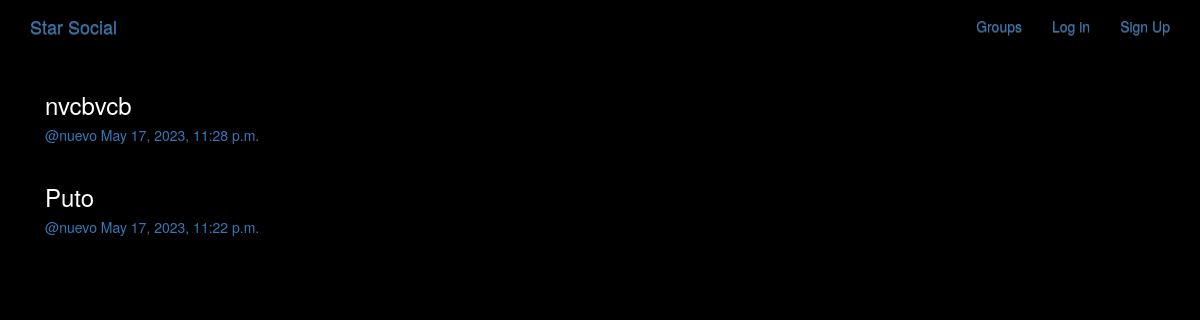
Page /post/ on the earlier database version.
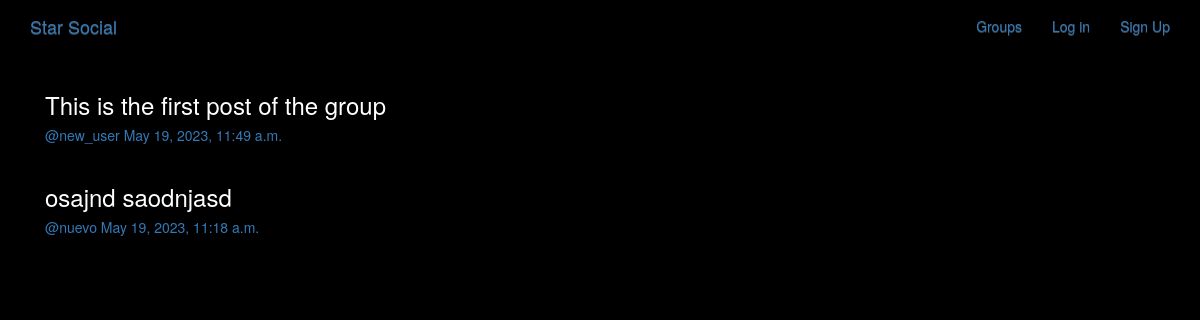
Same page on the later database version.
### posts/models.py (models this page shows, shortened)
class Post(models.Model):
    user = models.ForeignKey(User, related_name='posts', on_delete=models.CASCADE)
    created_at = models.DateTimeField(auto_now=True)
    message = models.TextField()
    message_html = models.TextField(editable=False)
    group = models.ForeignKey(Group, related_name='posts', null=True, blank=True, on_delete=models.CASCADE)
    class Meta:
        ordering = ['-created_at']
        unique_together = ['user', 'message']

### posts/views.py (the view)
# urls.py: path('', views.PostList.as_view(), name='all'),
class PostList(SelectRelatedMixin, generic.ListView):
    model = models.Post
    select_related = ('user', 'group')

### posts/templates/posts/post_list.html (shortened to what this page needs)
{% extends 'posts/post_base.html' %}
{% block post_content %}
    <div class="col-md-8">
        {% for post in post_list %}
            {% include 'posts/_post.html' %}
        {% endfor %}
    </div>
{% endblock %}

### posts/templates/posts/_post.html (shortened to what this page needs)
    <div class="post media">
        <h3>{{ post.message_html|safe }}</h3>
        <div class="media-body">
            <h5 class="media-heading">
    <span class="username">
    <a href={% url 'posts:for_user' username=post.user.username %}>@{{ post.user.username }}</a>
    </span>
                <time class="time">
                    <a href={% url 'posts:single' username=post.user.username pk=post.pk %}>{{ post.created_at }}</a>
                </time>
            </h5>
        </div>
    </div>

Differences in the rows shown:
removed Post: message_html "nvcbvcb", user.username "nuevo", created_at "May 17, 2023, 11:28 p.m."
removed Post: message_html "Puto", user.username "nuevo", created_at "May 17, 2023, 11:22 p.m."
added Post: message_html "This is the first post of the group", user.username "new_user", created_at "May 19, 2023, 11:49 a.m."
added Post: message_html "osajnd saodnjasd", user.username "nuevo", created_at "May 19, 2023, 11:18 a.m."
